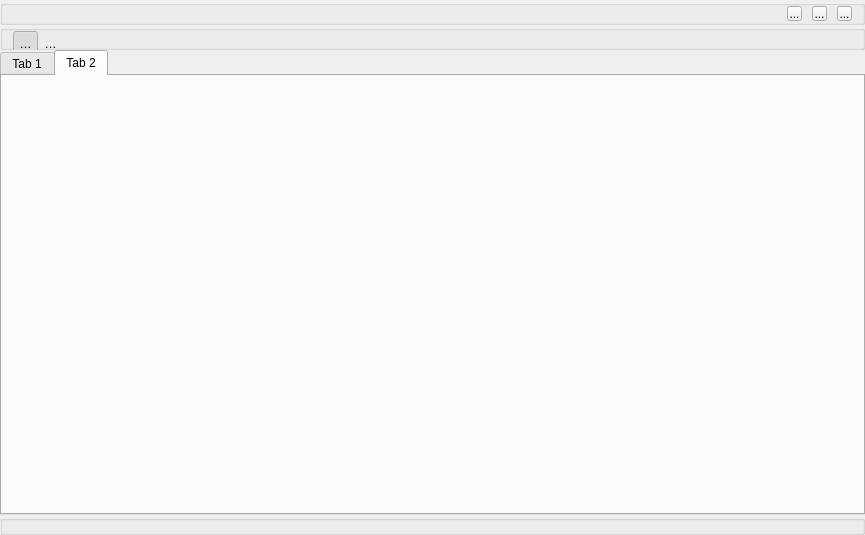
<?xml version="1.0" encoding="UTF-8"?>
<ui version="4.0">
 <class>Widget</class>
 <widget class="QWidget" name="Widget">
  <property name="geometry">
   <rect>
    <x>0</x>
    <y>0</y>
    <width>865</width>
    <height>535</height>
   </rect>
  </property>
  <property name="windowTitle">
   <string>Widget</string>
  </property>
  <property name="windowIcon">
   <iconset resource="../resources/qrc.qrc">
    <normaloff>:/images/logo.png</normaloff>:/images/logo.png</iconset>
  </property>
  <property name="styleSheet">
   <string notr="true"/>
  </property>
  <layout class="QGridLayout" name="gridLayout">
   <property name="leftMargin">
    <number>0</number>
   </property>
   <property name="topMargin">
    <number>0</number>
   </property>
   <property name="rightMargin">
    <number>0</number>
   </property>
   <property name="bottomMargin">
    <number>0</number>
   </property>
   <item row="0" column="0">
    <layout class="QVBoxLayout" name="verticalLayout">
     <property name="spacing">
      <number>0</number>
     </property>
     <item>
      <widget class="QGroupBox" name="gbTitle">
       <property name="minimumSize">
        <size>
         <width>25</width>
         <height>25</height>
        </size>
       </property>
       <property name="maximumSize">
        <size>
         <width>16777215</width>
         <height>25</height>
        </size>
       </property>
       <property name="title">
        <string/>
       </property>
       <layout class="QHBoxLayout" name="horizontalLayout_2">
        <property name="spacing">
         <number>10</number>
        </property>
        <property name="leftMargin">
         <number>10</number>
        </property>
        <property name="topMargin">
         <number>0</number>
        </property>
        <property name="rightMargin">
         <number>10</number>
        </property>
        <property name="bottomMargin">
         <number>0</number>
        </property>
        <item>
         <widget class="QLabel" name="label">
          <property name="minimumSize">
           <size>
            <width>85</width>
            <height>22</height>
           </size>
          </property>
          <property name="maximumSize">
           <size>
            <width>30</width>
            <height>22</height>
           </size>
          </property>
          <property name="text">
           <string/>
          </property>
          <property name="textFormat">
           <enum>Qt::RichText</enum>
          </property>
          <property name="pixmap">
           <pixmap resource="../resources/qrc.qrc">:/images/logo1.png</pixmap>
          </property>
          <property name="scaledContents">
           <bool>true</bool>
          </property>
          <property name="alignment">
           <set>Qt::AlignCenter</set>
          </property>
          <property name="wordWrap">
           <bool>false</bool>
          </property>
         </widget>
        </item>
        <item>
         <spacer name="horizontalSpacer">
          <property name="orientation">
           <enum>Qt::Horizontal</enum>
          </property>
          <property name="sizeHint" stdset="0">
           <size>
            <width>40</width>
            <height>20</height>
           </size>
          </property>
         </spacer>
        </item>
        <item>
         <widget class="QToolButton" name="tbMinium">
          <property name="minimumSize">
           <size>
            <width>15</width>
            <height>15</height>
           </size>
          </property>
          <property name="maximumSize">
           <size>
            <width>15</width>
            <height>15</height>
           </size>
          </property>
          <property name="toolTip">
           <string>最小化</string>
          </property>
          <property name="text">
           <string>...</string>
          </property>
          <property name="icon">
           <iconset resource="../resources/qrc.qrc">
            <normaloff>:/images/minium.png</normaloff>:/images/minium.png</iconset>
          </property>
          <property name="iconSize">
           <size>
            <width>15</width>
            <height>15</height>
           </size>
          </property>
          <property name="autoRaise">
           <bool>false</bool>
          </property>
         </widget>
        </item>
        <item>
         <widget class="QToolButton" name="tbMaxium">
          <property name="minimumSize">
           <size>
            <width>15</width>
            <height>15</height>
           </size>
          </property>
          <property name="maximumSize">
           <size>
            <width>15</width>
            <height>15</height>
           </size>
          </property>
          <property name="toolTip">
           <string>最大化</string>
          </property>
          <property name="text">
           <string>...</string>
          </property>
          <property name="icon">
           <iconset resource="../resources/qrc.qrc">
            <normaloff>:/images/maxium.png</normaloff>:/images/maxium.png</iconset>
          </property>
          <property name="iconSize">
           <size>
            <width>15</width>
            <height>15</height>
           </size>
          </property>
          <property name="autoRaise">
           <bool>false</bool>
          </property>
         </widget>
        </item>
        <item>
         <widget class="QToolButton" name="tbClose">
          <property name="minimumSize">
           <size>
            <width>15</width>
            <height>15</height>
           </size>
          </property>
          <property name="maximumSize">
           <size>
            <width>15</width>
            <height>15</height>
           </size>
          </property>
          <property name="toolTip">
           <string>关闭</string>
          </property>
          <property name="text">
           <string>...</string>
          </property>
          <property name="icon">
           <iconset resource="../resources/qrc.qrc">
            <normaloff>:/images/close.png</normaloff>:/images/close.png</iconset>
          </property>
          <property name="iconSize">
           <size>
            <width>15</width>
            <height>15</height>
           </size>
          </property>
          <property name="popupMode">
           <enum>QToolButton::DelayedPopup</enum>
          </property>
          <property name="autoRaise">
           <bool>false</bool>
          </property>
         </widget>
        </item>
       </layout>
      </widget>
     </item>
     <item>
      <widget class="QGroupBox" name="gbToolbox">
       <property name="sizePolicy">
        <sizepolicy hsizetype="Preferred" vsizetype="Preferred">
         <horstretch>0</horstretch>
         <verstretch>0</verstretch>
        </sizepolicy>
       </property>
       <property name="minimumSize">
        <size>
         <width>0</width>
         <height>25</height>
        </size>
       </property>
       <property name="maximumSize">
        <size>
         <width>16777215</width>
         <height>25</height>
        </size>
       </property>
       <property name="styleSheet">
        <string notr="true">border-bottom:0px;</string>
       </property>
       <property name="title">
        <string/>
       </property>
       <layout class="QHBoxLayout" name="horizontalLayout">
        <property name="spacing">
         <number>0</number>
        </property>
        <property name="leftMargin">
         <number>10</number>
        </property>
        <property name="topMargin">
         <number>0</number>
        </property>
        <property name="rightMargin">
         <number>0</number>
        </property>
        <property name="bottomMargin">
         <number>0</number>
        </property>
        <item>
         <widget class="QToolButton" name="tbPreview">
          <property name="minimumSize">
           <size>
            <width>25</width>
            <height>25</height>
           </size>
          </property>
          <property name="maximumSize">
           <size>
            <width>25</width>
            <height>25</height>
           </size>
          </property>
          <property name="text">
           <string>预览</string>
          </property>
          <property name="icon">
           <iconset resource="../resources/qrc.qrc">
            <normaloff>:/images/preview.png</normaloff>:/images/preview.png</iconset>
          </property>
          <property name="iconSize">
           <size>
            <width>22</width>
            <height>22</height>
           </size>
          </property>
          <property name="checkable">
           <bool>true</bool>
          </property>
          <property name="checked">
           <bool>true</bool>
          </property>
          <property name="popupMode">
           <enum>QToolButton::DelayedPopup</enum>
          </property>
          <property name="toolButtonStyle">
           <enum>Qt::ToolButtonIconOnly</enum>
          </property>
          <property name="autoRaise">
           <bool>true</bool>
          </property>
          <property name="arrowType">
           <enum>Qt::NoArrow</enum>
          </property>
         </widget>
        </item>
        <item>
         <widget class="QToolButton" name="tbSetting">
          <property name="minimumSize">
           <size>
            <width>25</width>
            <height>25</height>
           </size>
          </property>
          <property name="maximumSize">
           <size>
            <width>25</width>
            <height>25</height>
           </size>
          </property>
          <property name="text">
           <string>设置</string>
          </property>
          <property name="icon">
           <iconset resource="../resources/qrc.qrc">
            <normaloff>:/images/setting.png</normaloff>:/images/setting.png</iconset>
          </property>
          <property name="iconSize">
           <size>
            <width>22</width>
            <height>22</height>
           </size>
          </property>
          <property name="checkable">
           <bool>true</bool>
          </property>
          <property name="toolButtonStyle">
           <enum>Qt::ToolButtonIconOnly</enum>
          </property>
          <property name="autoRaise">
           <bool>true</bool>
          </property>
         </widget>
        </item>
        <item>
         <spacer name="horizontalSpacer_2">
          <property name="orientation">
           <enum>Qt::Horizontal</enum>
          </property>
          <property name="sizeHint" stdset="0">
           <size>
            <width>40</width>
            <height>20</height>
           </size>
          </property>
         </spacer>
        </item>
       </layout>
      </widget>
     </item>
     <item>
      <widget class="QTabWidget" name="tabMain">
       <property name="enabled">
        <bool>true</bool>
       </property>
       <property name="whatsThis">
        <string>&lt;html&gt;&lt;head/&gt;&lt;body&gt;&lt;p&gt;&lt;br/&gt;&lt;/p&gt;&lt;/body&gt;&lt;/html&gt;</string>
       </property>
       <property name="styleSheet">
        <string notr="true">#tabMain&gt;QTabBar::tab {
	max-height:0px;
}</string>
       </property>
       <property name="currentIndex">
        <number>1</number>
       </property>
       <property name="documentMode">
        <bool>false</bool>
       </property>
       <property name="tabBarAutoHide">
        <bool>false</bool>
       </property>
       <widget class="PreviewFrame" name="tabPreview">
        <attribute name="title">
         <string>Tab 1</string>
        </attribute>
       </widget>
       <widget class="SettingFrame" name="tabSetting">
        <attribute name="title">
         <string>Tab 2</string>
        </attribute>
       </widget>
      </widget>
     </item>
     <item>
      <widget class="QGroupBox" name="gbStatusBar">
       <property name="minimumSize">
        <size>
         <width>20</width>
         <height>20</height>
        </size>
       </property>
       <property name="maximumSize">
        <size>
         <width>16777215</width>
         <height>20</height>
        </size>
       </property>
       <property name="title">
        <string/>
       </property>
       <property name="flat">
        <bool>false</bool>
       </property>
       <layout class="QHBoxLayout" name="horizontalLayout_3"/>
      </widget>
     </item>
    </layout>
   </item>
  </layout>
 </widget>
 <customwidgets>
  <customwidget>
   <class>PreviewFrame</class>
   <extends>QWidget</extends>
   <header>previewframe.h</header>
   <container>1</container>
  </customwidget>
  <customwidget>
   <class>SettingFrame</class>
   <extends>QWidget</extends>
   <header location="global">settingframe.h</header>
   <container>1</container>
  </customwidget>
 </customwidgets>
 <resources>
  <include location="../resources/qrc.qrc"/>
 </resources>
 <connections/>
</ui>
